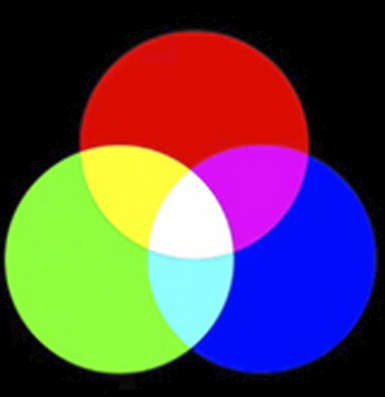
//> input picture pictures/rgb.png, 385 x 397 px
$ ./main   (built with g++ and OpenCV 4)
//> lines starting //> are read from the running program, lines starting //| are printed output that depends on the picture
#include <iostream>
#include <vector>
#include <opencv2/core/core.hpp>
#include <opencv2/highgui/highgui.hpp>
#include <opencv2/opencv.hpp>
using namespace cv;
using namespace std;

int main() {
    Mat src_image = imread("../../pictures/rgb.png");
//> src_image is the input picture: 397 rows x 385 cols, CV_8UC3; mean B, G, R 80.2, 73.6, 89
    if(src_image.empty())return 1;
    imshow("src",src_image);
    //保存3通道的mat数组
    vector<Mat> channels(3);
    //分离图像
    split(src_image,channels);
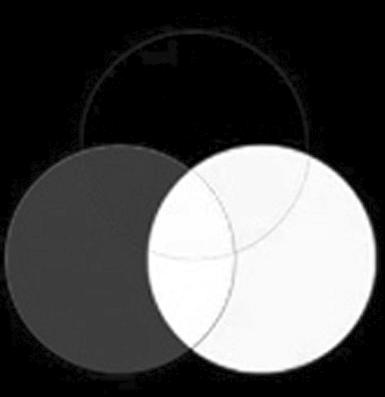
//> channels[0]: 397 rows x 385 cols, CV_8UC1; min 0, max 255, mean 80.2
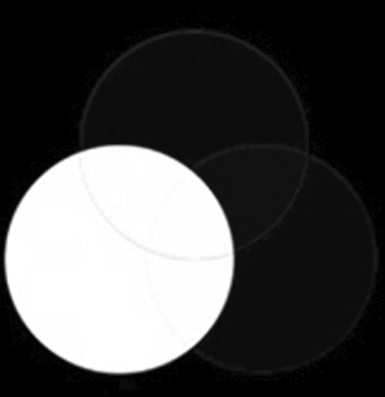
//> channels[1]: 397 rows x 385 cols, CV_8UC1; min 0, max 255, mean 73.6
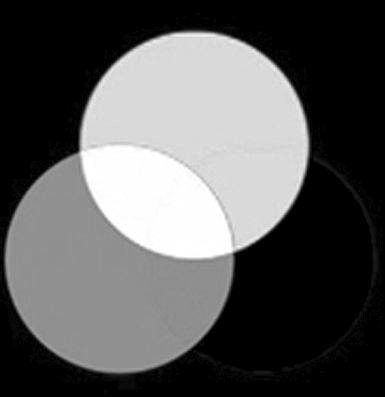
//> channels[2]: 397 rows x 385 cols, CV_8UC1; min 0, max 255, mean 89
    imshow("ch0",channels.at(0)); //b
    imshow("ch1",channels.at(1)); //g
    imshow("ch2",channels.at(2)); //r

    //merge,显示出红色通道
    Mat dst;
    Mat empty_ch(channels.at(0).size(),CV_8UC1,Scalar(0));
//> empty_ch: 397 rows x 385 cols, CV_8UC1; every value is 0
    vector<Mat> merge_mats(3);

    merge_mats.at(0) = empty_ch; //或者用merge_mats.push_back(empty_ch);
    merge_mats.at(1) = empty_ch;
    merge_mats.at(2) = channels.at(2);
    merge(merge_mats,dst);
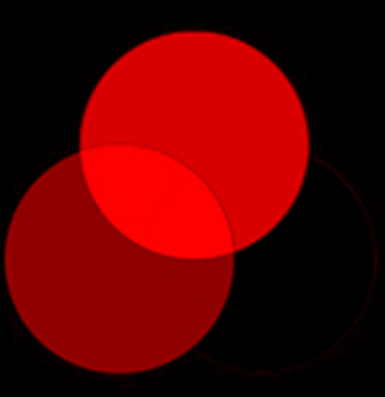
//> dst: 397 rows x 385 cols, CV_8UC3; mean B, G, R 0, 0, 89
    imshow("red",dst);

    waitKey();
    return 0;
}
